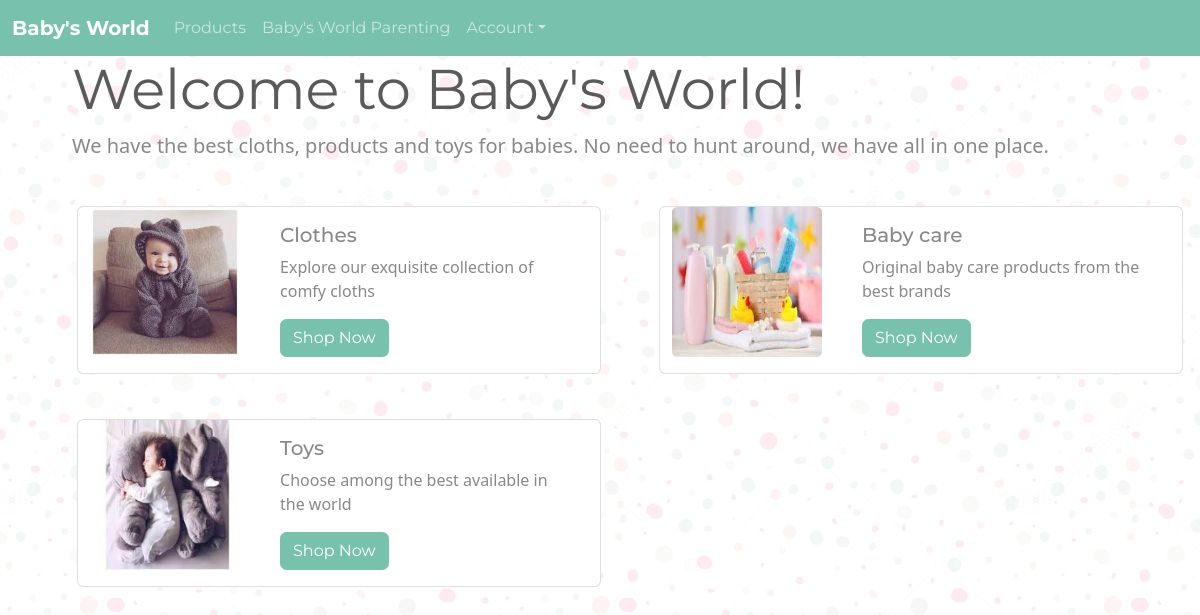
The page / on the database its author committed.
### products/models.py (models this page shows, shortened)
class category(models.Model):
    category_name = models.CharField(max_length=50)
    category_desc = models.CharField(max_length=150)
    category_image = models.ImageField(null = True)

### products/views.py (the view)
# urls.py: path('',userhomepage,name = "homepage"),
def userhomepage(request):
    categories = category.objects.all()
    context = {'categories' : categories,'username' : request.user.username}
    return render(request,"products/home.html",context)

### templates/products/home.html
{% extends 'base2.html' %}
{% load static %}
{% block content %}
<div class="jumbotron jumbotron-fluid">
    <div class="container">
      <h1 class="display-4"><b>Welcome to Baby's World!</b></h1>
      <p class="lead">We have the best cloths, products and toys for babies. No need to hunt around, we have all in one place.</p>
    </div>
  </div>
  <div class="h-100 row align-items-center">
  {% for category in categories %}
  <div class="card mb-3" style="width: 45%; margin:2.5%;">
    <div class="row no-gutters">
      <div class="col-md-4">
        <img src="{{category.category_image.url}}" class="card-img" alt="...">
      </div>
      <div class="col-md-8">
        <div class="card-body">
          <h5 class="card-title">{{category.category_name}}</h5>
          <p class="card-text">{{category.category_desc}}</p>
          <a class="btn btn-primary" href="{% url 'product_list' category.id %}">Shop Now</a>
        </div>
      </div>
    </div>
  </div>
{% endfor %}
</div>
{% endblock %}

### templates/base2.html (style rules this page uses)
body { background-image: linear-gradient( rgba(256, 256, 256, 0.8), rgba(256, 256, 256,0.8)), url("/static/img/bg3.jpg"); }

### rows shown on the page
category: category_image (picture), category_name "Clothes", category_desc "Explore our exquisite collection of comfy cloths"
category: category_image (picture), category_name "Baby care", category_desc "Original baby care products from the best brands"
category: category_image (picture), category_name "Toys", category_desc "Choose among the best available in the world"
